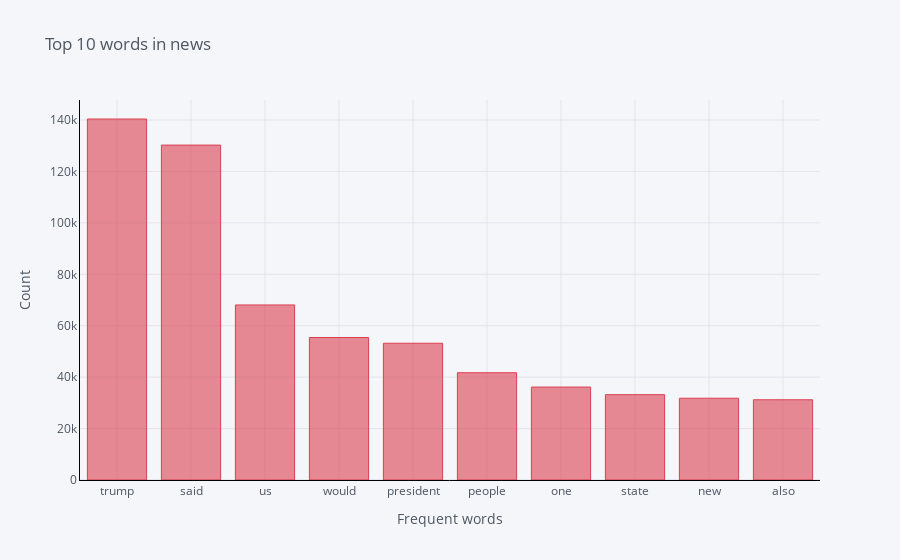

The cell this chart's notebook holds for it:
### Code cell
import cufflinks as cf
cf.go_offline()
cf.set_config_file(offline=False, world_readable=True)
df.groupby('news').sum()['count'].sort_values(ascending=False).iplot(
    kind='bar', xTitle="Frequent words",yTitle='Count',colors="red", linecolor='black', title='Top 10 words in news')

### Figure 1 — Plotly figure (JSON) as saved in the notebook; plotly's stock layout.template omitted (floating-point values rounded to 4 significant figures)
{"data": [{"marker": {"color": "rgba(219, 64, 82, 0.6)", "line": {"color": "rgba(219, 64, 82, 1.0)", "width": 1}}, "name": "count", "orientation": "v", "text": "", "type": "bar", "x": ["trump", "said", "us", "would", "president", "people", "one", "state", "new", "also"], "y": [140400, 130258, 68081, 55422, 53189, 41718, 36146, 33190, 31799, 31209]}], "layout": {"legend": {"bgcolor": "#F5F6F9", "font": {"color": "#4D5663"}}, "paper_bgcolor": "#F5F6F9", "plot_bgcolor": "#F5F6F9", "title": {"font": {"color": "#4D5663"}, "text": "Top 10 words in news"}, "xaxis": {"gridcolor": "#E1E5ED", "linecolor": "black", "showgrid": true, "tickfont": {"color": "#4D5663"}, "title": {"font": {"color": "#4D5663"}, "text": "Frequent words"}, "zerolinecolor": "#E1E5ED"}, "yaxis": {"gridcolor": "#E1E5ED", "linecolor": "black", "showgrid": true, "tickfont": {"color": "#4D5663"}, "title": {"font": {"color": "#4D5663"}, "text": "Count"}, "zerolinecolor": "#E1E5ED"}}}
